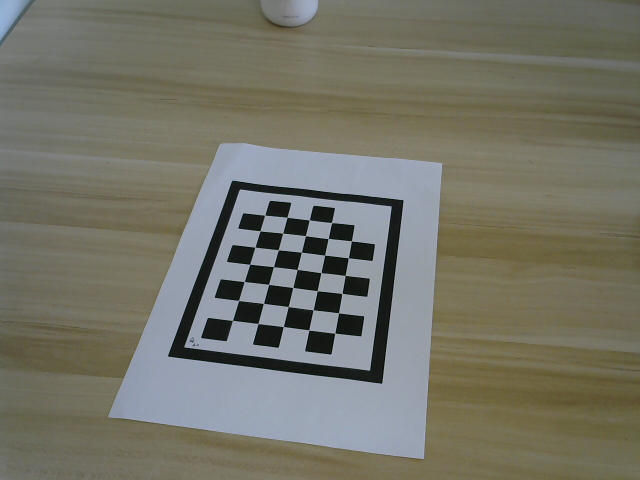
#> input picture calibration/images/01.jpg, 1280 x 960 px (shown at 1/2 size); its folder holds only this picture in this run
$ python CameraCalibrator.py
#> lines starting #> are read from the running program, lines starting #| are printed output that depends on the picture; after the words box and inside, x2 and y2 are one past the last pixel; in counts of white or black regions, pixels touching at a corner belong together
### lib/utils.py
from dataclasses import dataclass
from typing import Optional

import cv2
import numpy as np
import open3d as o3d

@dataclass(frozen=True)
class Plane:
    origin: np.ndarray
    normal: np.ndarray
    R: Optional[np.ndarray] = None


@dataclass(frozen=True)
class Point:
    x: int
    y: int


@dataclass(frozen=True)
class Rectangle:
    top_left: Point
    bottom_right: Point


@dataclass(frozen=True)
class ExtremePoints:
    wall: Rectangle
    desk: Rectangle


# [57 lines left out: functions draw_circles, fit_plane, not called in this run]


def to_binary_image(img):
    """
    Given an image, return it as a B/W thresholded image.
    """
    img_gray = cv2.cvtColor(img, cv2.COLOR_BGR2GRAY)
    img_thresholded = cv2.threshold(
        img_gray, 100, 255, cv2.THRESH_BINARY + cv2.THRESH_OTSU
    )[1]
    return img_thresholded


# [45 lines left out: functions line_plane_intersection, load_intrinsics, show_image, show_pointcloud, not called in this run]

### lib/CameraCalibrator.py
import click
import cv2
import numpy as np
import math
from utils import draw_circles, show_image, to_binary_image
import glob

IMAGE_WIDTH = 1280
IMAGE_HEIGHT = 960


class ChessboardDetector:
    def __init__(self,base_folder,n_images, debug):
        self.base_folder=base_folder
        self.n_images = n_images
        self.destination=np.array([[[0, 900]], [[0, 0]], [[700, 0]], [[700, 900]]])
        self.debug = debug
        self.width=700
        self.height=900

    # [12 lines left out: function generate_chessboard_corners, not called in this run]

    def get_chessboard_mask(self, thresh):
        """
        Given a B/W thresholded image `thresh`,
        return a mask which contains the chessboard and removes basic noise (such as X-Y symbols).
        The "internal" rectangle containing the chessboard is always the third one (after having
        sorted by area in descending order).
        """
        contours, _ = cv2.findContours(thresh, cv2.RETR_TREE, cv2.CHAIN_APPROX_SIMPLE)
        mask = np.zeros(thresh.shape, np.uint8)
        areas = sorted(
            [i for i in range(len(contours))],
            key=lambda i: cv2.contourArea(contours[i]),
            reverse=True,
        )
        chessboard = contours[areas[2]]
        cv2.drawContours(mask, [chessboard], 0, 255, -1)
        location_xy = None
        for cnt in contours:
            if (
                5 < cv2.contourArea(cnt) < 1000
                and cv2.pointPolygonTest(chessboard, tuple(cnt[0][0]), True) > 1
            ):
                location_xy = cnt[0].astype(np.float32)
                return mask, chessboard, location_xy

    def find_closest_point(self, points, target):
        """
        Given `n` points and a target point,
        return the point which is closest to the target
        """
        index = 0
        minimum = points[0]
        min_dist = cv2.norm(target, points[0])
        for i, point in enumerate(points[1:]):
            new_dist = cv2.norm(target, point)
            if new_dist < min_dist:
                min_dist = new_dist
                minimum = point
                index = i + 1
        return minimum, index

    def load_and_threshold_image(self, filename: str):
        """
        Given a path to an image, load it, threshold it and return the two results.
        """
        img = cv2.imread(filename)
        img_thresholded = to_binary_image(img)
        return img, img_thresholded

    def find_four_corners(self, mask: np.ndarray) -> np.ndarray:
        """
        Given a mask quite similar to a rectangle, return the four corners.
        """
        chessboard_corners = cv2.goodFeaturesToTrack(
            mask,
            maxCorners=4,
            qualityLevel=0.05,
            minDistance=100,
            mask=None,
            blockSize=5,
            gradientSize=3,
        )
        criteria = (cv2.TERM_CRITERIA_EPS + cv2.TermCriteria_COUNT, 20, 0.001)
        chessboard_corners = cv2.cornerSubPix(
            mask,
            chessboard_corners,
            winSize=(3, 3),
            zeroZone=(-1, -1),
            criteria=criteria,
        )
        return chessboard_corners

    def get_sorted_corners(self, chessboard_corners, location_xy):
        """
        Given four corners and the location of the "XY" sign, sort the corners in clockwise order,
        with the first corner being the one closer to the XY sign.
        """
        corner_0_0, index_0_0 = self.find_closest_point(chessboard_corners, location_xy)
        center = np.sum(chessboard_corners, axis=0) / 4
        sorted_corners = sorted(
            chessboard_corners,
            key=lambda p: math.atan2(p[0][0] - center[0][0], p[0][1] - center[0][1]),
            reverse=True,
        )
        while any(sorted_corners[0].ravel() != corner_0_0.ravel()):
            sorted_corners = np.roll(sorted_corners, 1)
        return sorted_corners

    def create_inner_mask(self, shape):
        """
        Given the shape of the straightened chessboard, create the mask.
        This removes 30px per border, as the actual squares of the chessboard start ~50 pixels
        from the border by construction.
        """
        mask = np.full(shape, 255, np.uint8)
        s1 = shape[1]
        s0 = shape[0]
        cv2.rectangle(mask, (0, 0), (s1, 30), 0, -1)
        cv2.rectangle(mask, (0, 0), (30, s0), 0, -1)
        cv2.rectangle(
            mask, (0, s0 - 30), (s1, s0), 0, -1,
        )
        cv2.rectangle(
            mask, (s1 - 30, 0), (s1, s0), 0, -1,
        )
        return mask

    def sort_inner_corners(self, inner_corners):
        """
        Given a `warped` rectified image of the chessboard's inner corners,
        sort the corners starting from the XY symbol on the bottom left of the chessboard.
        """
        sorted_corners = []
        for i in np.arange(start=self.height, stop=0, step=-100):
            sorted_corners += sorted(
                inner_corners[
                    np.logical_and(
                        inner_corners[:, :, 1] < i, inner_corners[:, :, 1] > i - 100
                    )
                ],
                key=lambda p: p[0],
                reverse=False,
            )
        return np.array(sorted_corners)

    def find_inner_corners_warped(self, warped_thresholded: np.ndarray):
        """
        Given a thresholded `warped` image obtained via homography, get the inner corners of the chessboard.
        """
        contours = cv2.findContours(
            warped_thresholded, cv2.RETR_TREE, cv2.CHAIN_APPROX_SIMPLE
        )[0]
        mask = self.create_inner_mask(warped_thresholded.shape)

        for cnt in contours:
            if cv2.contourArea(cnt) < 1000:
                x, y, w, h = cv2.boundingRect(cnt)
                cv2.rectangle(mask, (x, y), (x + w, y + h), 0, -1)

        # smooth the edges a tad
        kernel = np.ones((5, 5), np.uint8)
        opening = cv2.morphologyEx(warped_thresholded, cv2.MORPH_OPEN, kernel)

        inner_corners = cv2.goodFeaturesToTrack(
            opening,
            maxCorners=60,
            qualityLevel=0.01,
            minDistance=85,
            mask=mask,
            blockSize=3,
            gradientSize=9,
        )
        criteria = (cv2.TERM_CRITERIA_EPS + cv2.TermCriteria_COUNT, 20, 0.001)
        inner_corners = cv2.cornerSubPix( #亚像素角点检测
            opening, inner_corners, winSize=(3, 3), zeroZone=(-1, -1), criteria=criteria
        )

        if self.debug and self.img_index % 5 == 0:
            opening_copy = opening.copy()
            for corner in inner_corners:
                cv2.circle(
                    img=opening_copy,
                    center=tuple(corner[0]),
                    radius=8,
                    color=(130, 255, 155),
                    thickness=-1,
                )
            show_image(opening_copy)

        sorted_corners = self.sort_inner_corners(inner_corners)
        return np.expand_dims(sorted_corners, axis=1).astype(np.float32)

    def run(self):
        result = []
        img_list = sorted(glob.glob(self.base_folder+"/*.jpg"))
        setattr(self, "img_index", 0) #增加新属性
        for self.img_index in range(self.n_images):
            print(img_list[self.img_index])
            img, img_thresholded = self.load_and_threshold_image(img_list[self.img_index])
            mask, chessboard, location_xy = self.get_chessboard_mask(img_thresholded)

            if self.debug and self.img_index % 1 == 0:
                img_copy = img.copy()
                cv2.drawContours(img_copy, [chessboard], -1, (236, 255, 122), 5)

            chessboard_corners = self.find_four_corners(mask)
            sorted_corners = self.get_sorted_corners(chessboard_corners, location_xy)

            if self.debug and self.img_index % 1 == 0:
                draw_circles(img_copy, sorted_corners)
                show_image(img_copy)

            H = cv2.findHomography(np.array(sorted_corners), self.destination)[0] #计算多个二维点对之间的最优单映射变换矩阵 H
            H_inv = np.linalg.inv(H) #矩阵求逆
            warped = cv2.warpPerspective(img, H, (self.width, self.height))#透视变换
            warped_thresh = to_binary_image(warped)  #灰度图
            inner_corners = self.find_inner_corners_warped(warped_thresh)#求角点
            inner_corners_in_original_image = []
            for i, corner in enumerate(inner_corners):
                corner_inv = H_inv @ np.vstack([corner[0][0], corner[0][1], [1]]) #叉乘 按垂直方向（行顺序）堆叠数组构成一个新的数组
                corner_inv = corner_inv[:2] / corner_inv[2]
                inner_corners_in_original_image.append([corner_inv])

            if self.debug and self.img_index % 1== 0:
                draw_circles(img_copy, inner_corners_in_original_image, text=True)
                show_image(img_copy)
            print(np.array(result).shape)
            print(np.array([inner_corners_in_original_image]).shape)
            result = result + [inner_corners_in_original_image]
        return np.array(result).astype(np.float32)

class CameraCalibrator:
    def __init__(self,debug):
        self.debug = debug
        self.base_folder="calibration/images/"
        self.n_images=81

    # [5 lines left out: function show_undistorted_images, not called in this run]
        # [6 lines of commented-out code are left out]

    def compute_intrinsics(self):
        """
        Compute the matrix of intrinsic parameters `K` and the 5 distortion parameters `dist`.
        """
        c = ChessboardDetector(
            base_folder=self.base_folder, n_images=self.n_images, debug=self.debug
        )

        image_points = c.run()
        image_points = np.reshape(
            image_points, (image_points.shape[0], image_points.shape[1], 1, 2)
        )
        object_points = np.array(
            [c.generate_chessboard_corners() for _ in range(image_points.shape[0])]
        )

        print("Calibrating camera...")

        ret, K, dist, rvecs, tvecs = cv2.calibrateCamera(
            object_points, image_points, (IMAGE_WIDTH, IMAGE_HEIGHT), None, None
        )
        print(f"\n\nRMS: {ret}")
        print(f"\n\nK: {K}")
        print(f"Distortion parameters:\n{dist}")
        print(f"Images used for calibration: {image_points.shape[0]} out of 50")

        Kfile = cv2.FileStorage("calibration/intrinsics.xml", cv2.FILE_STORAGE_WRITE)
        Kfile.write("RMS", ret)
        Kfile.write("K", K)
        Kfile.write("dist", dist)

        if self.debug:
            self.show_undistorted_images(K, dist)


@click.command()
@click.option(
    "--debug", default=False, is_flag=True, help="Use this flag to show debug images"
)
def cli(debug):
    cc = CameraCalibrator(debug=debug)
    cc.compute_intrinsics()
#> in load_and_threshold_image, img is the input picture: shape (960, 1280, 3); mean B, G, R 103.2, 115.4, 115.8
#> in to_binary_image, `img_gray = cv2.cvtColor(img, cv2.COLOR_BGR2GRAY)`:
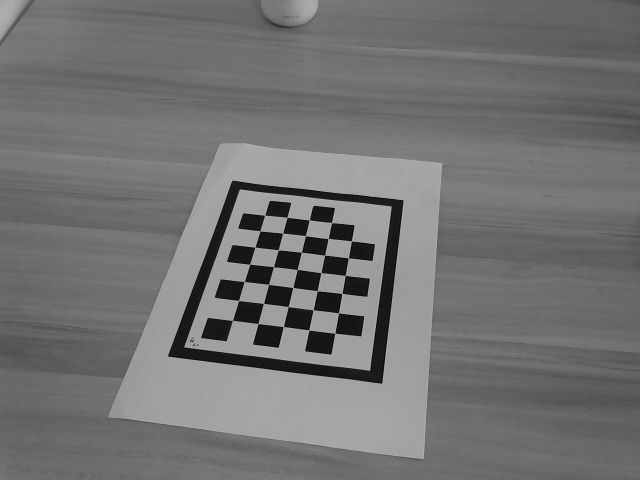
#> img_gray: shape (960, 1280) (shown at 1/2 size); min 1, max 192, mean 114.1
#> in to_binary_image, `img_thresholded = cv2.threshold( img_gray, 100, 255, cv2.THRESH_BINARY..`:
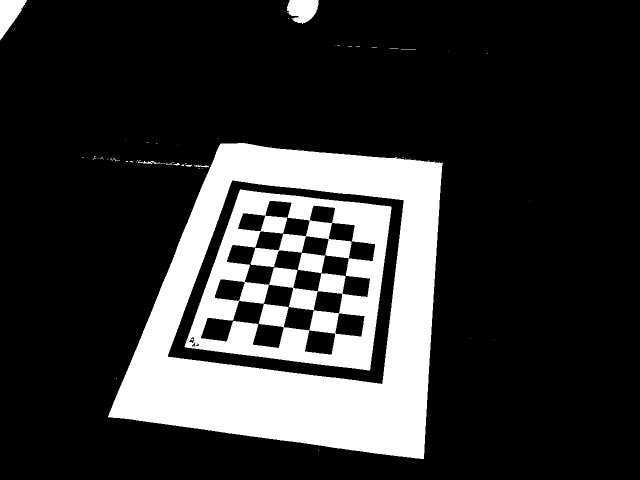
#> img_thresholded: shape (960, 1280) (shown at 1/2 size); 20.2% white; 69 white regions (58 under 20 px)
#> in get_chessboard_mask, `contours, _ = cv2.findContours(thresh, cv2.RETR_TREE, cv2.CHAIN_APPROX..`: contours = 86 contours, 63 with area under 20; largest, box (x1, y1, x2, y2) and area: (216, 286, 885, 918) 313811, (335, 360, 808, 769) 143353, (369, 379, 783, 741) 111088, (453, 435, 741, 595) 15750, (401, 569, 628, 684) 8658
#> in get_chessboard_mask, `areas = sorted( [i for i in range(len(contours))], key=lambda i: cv2.c..`: areas = 86 values, max 85 at index 9, min 0 at index 35, mean 42.5
#> in get_chessboard_mask, `chessboard = contours[areas[2]]`: chessboard = contour of 473 points, box (x1, y1, x2, y2) (369, 379, 783, 741), area 111088
#> in get_chessboard_mask, `cv2.drawContours(mask, [chessboard], 0, 255, -1)`:
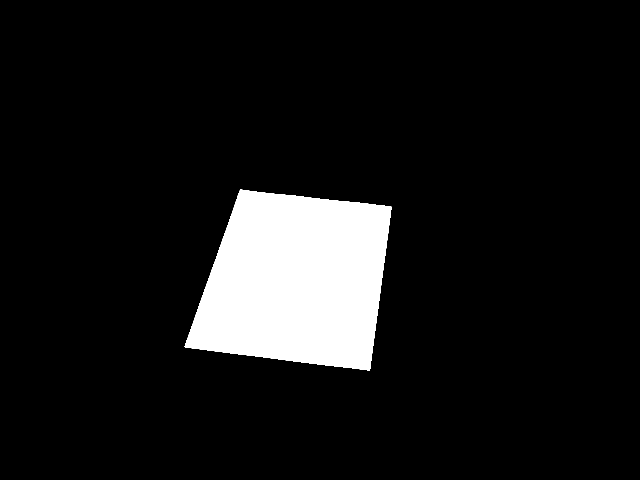
#> mask: shape (960, 1280) (shown at 1/2 size); 9.1% white; 1 white region, box (x1, y1, x2, y2) and area: (369, 379, 783, 741) 111746
#> the loop in get_chessboard_mask, `for cnt in contours:` made 51 passes
#> location_xy on pass 51: [[394, 687]]
#> in run, `mask, chessboard, location_xy = self.get_chessboard_mask(img_threshold..`: location_xy = [[394, 687]]
#> in find_four_corners, `chessboard_corners = cv2.goodFeaturesToTrack( mask, maxCorners=4, qual..`: chessboard_corners = [[370, 693], [781, 414], [738, 739], [481, 380]]
#> in find_four_corners, `chessboard_corners = cv2.cornerSubPix( mask, chessboard_corners, winSi..`: chessboard_corners = [[368.5, 693.5], [782.4, 412.7], [739.1, 740.4], [480.1, 378.5]]
#> in find_closest_point, `minimum = points[0]`: minimum = [[368.5, 693.5]]
#> in find_closest_point, `min_dist = cv2.norm(target, points[0])`: min_dist = 26.36
#> the loop in find_closest_point, `for i, point in enumerate(points[1:]):` made 3 passes
#> (point, new_dist) on passes 1 to 3: ([[782.4, 412.7]], 475.5), ([[739.1, 740.4]], 349.2), ([[480.1, 378.5]], 320.3)
#> after the loop in find_closest_point, `for i, point in enumerate(points[1:]):`: index = 0; min_dist = 26.36
#> in get_sorted_corners, `corner_0_0, index_0_0 = self.find_closest_point(chessboard_corners, lo..`: corner_0_0 = [[368.5, 693.5]]; index_0_0 = 0
#> in get_sorted_corners, `center = np.sum(chessboard_corners, axis=0) / 4`: center = [[592.5, 556.3]]
#> in get_sorted_corners, `sorted_corners = sorted( chessboard_corners, key=lambda p: math.atan2(..`: sorted_corners = [[[782.4, 412.7]], [[739.1, 740.4]], [[368.5, 693.5]], [[480.1, 378.5]]]
#> the loop in get_sorted_corners, `while any(sorted_corners[0].ravel() != corner_0_0.ravel()):` made 4 passes
#> in run, `sorted_corners = self.get_sorted_corners(chessboard_corners, location_..`: sorted_corners = [[368.5, 693.5], [480.1, 378.5], [782.4, 412.7], [739.1, 740.4]]
#> in run, `H = cv2.findHomography(np.array(sorted_corners), self.destination)[0]`: H = [[3, 1.06, -1844.3], [-0.509, 4.5, -1457.3], [-5.34e-05, 0.000946, 1]]
#> in run, `H_inv = np.linalg.inv(H)`: H_inv = [[0.314, -0.15, 360.3], [0.0313, 0.155, 284.1], [-1.29e-05, -0.000155, 0.75]]
#> in run, `warped = cv2.warpPerspective(img, H, (self.width, self.height))#透视变换`:
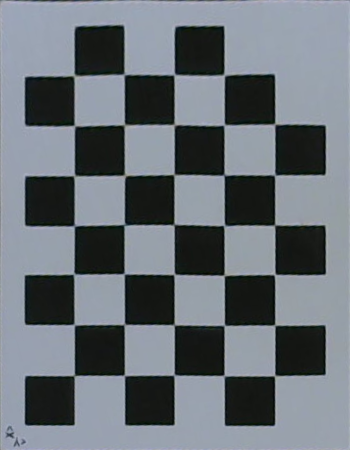
#> warped: shape (900, 700, 3) (shown at 1/2 size); mean B, G, R 118.4, 111.9, 105.1
#> in to_binary_image (call 2), `img_thresholded = cv2.threshold( img_gray, 100, 255, cv2.THRESH_BINARY..`:
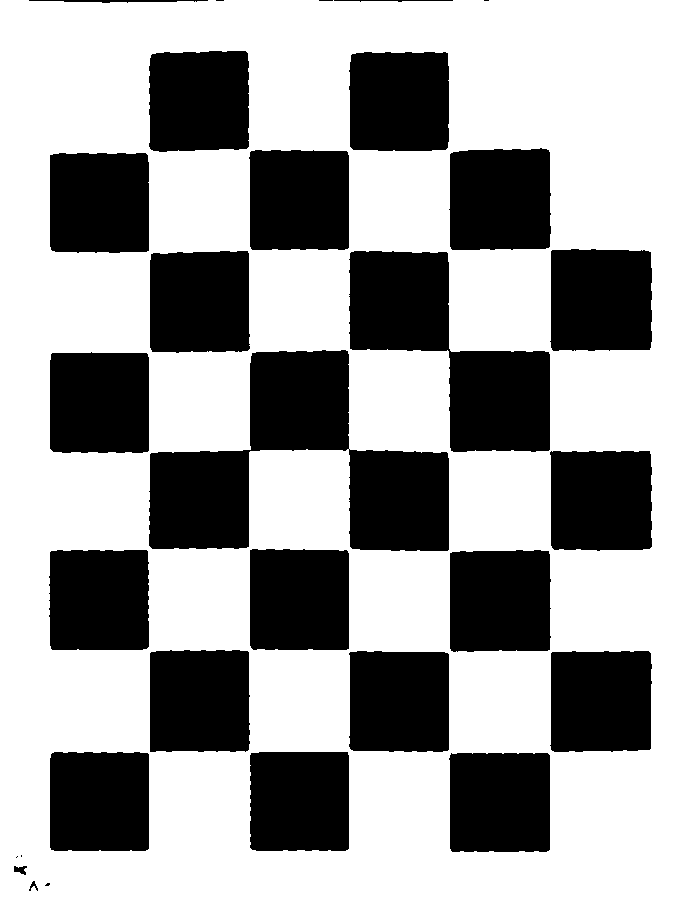
#> img_thresholded: shape (900, 700); 64% white; 30 black regions (6 under 20 px)
#> in find_inner_corners_warped, `contours = cv2.findContours( warped_thresholded, cv2.RETR_TREE, cv2.CH..`: contours = 28 contours, 4 with area under 20; largest, box (x1, y1, x2, y2) and area: (0, 0, 700, 900) 627947, (348, 250, 551, 453) 20136, (148, 349, 350, 550) 19752, (549, 248, 653, 352) 10248, (449, 549, 552, 653) 10198
#> in create_inner_mask, `cv2.rectangle( mask, (s1 - 30, 0), (s1, s0), 0, -1, )`:
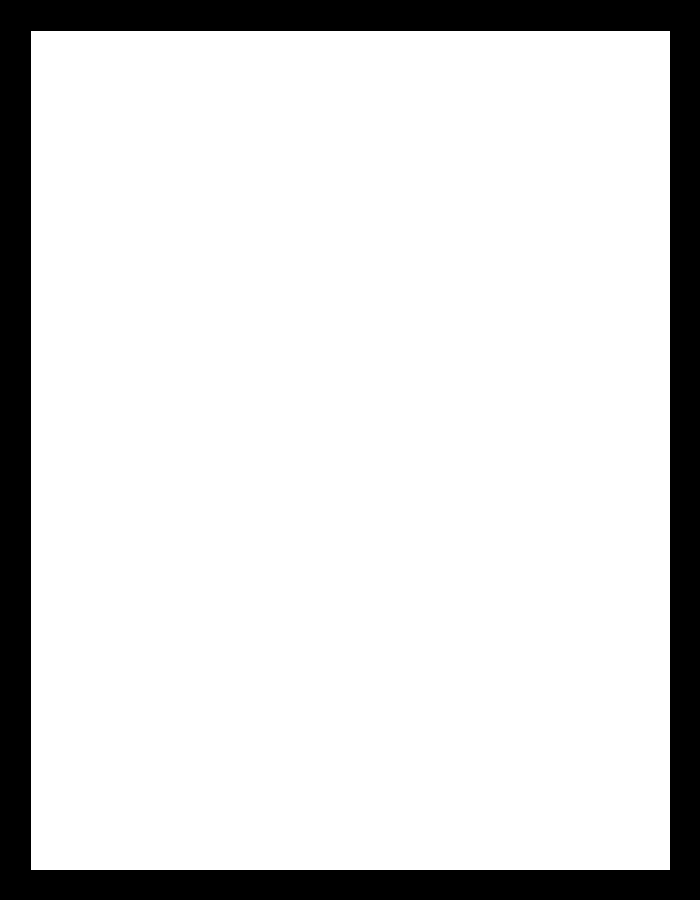
#> mask: shape (900, 700); 85.1% white; 1 black region, box (x1, y1, x2, y2) and area: (0, 0, 700, 900) 93879
#> the loop in find_inner_corners_warped, `for cnt in contours:` made 28 passes
#> (cnt, x, y, w, h) on passes 5 to 6: ([[15, 857], [16, 856], [17, 857], [16, 858]], 15, 856, 3, 3), ([[16, 856], [17, 855], [18, 856], [17, 857]], 16, 855, 3, 3)
#> in find_inner_corners_warped, `opening = cv2.morphologyEx(warped_thresholded, cv2.MORPH_OPEN, kernel)`:
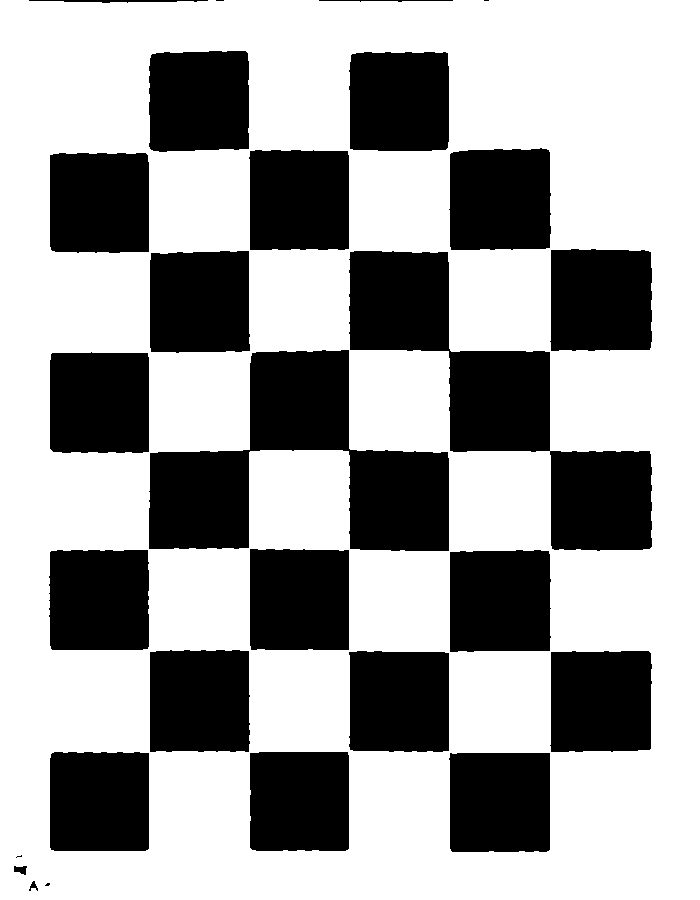
#> opening: shape (900, 700); 64% white; 27 black regions (4 under 20 px), largest, box (x1, y1, x2, y2) and area: (349, 251, 652, 551) 29656, (149, 350, 449, 551) 29240, (550, 249, 652, 351) 10059
#> in find_inner_corners_warped, `inner_corners = cv2.goodFeaturesToTrack( opening, maxCorners=60, quali..`: inner_corners = 58 rows, first 8: [350, 653], [551, 452], [450, 352], [248, 451], [247, 750], [451, 754], [350, 351], [347, 551]
#> in find_inner_corners_warped, `criteria = (cv2.TERM_CRITERIA_EPS + cv2.TermCriteria_COUNT, 20, 0.001)`: criteria = (3, 20, 0.001)
#> in find_inner_corners_warped, `inner_corners = cv2.cornerSubPix(`: inner_corners = 58 rows, first 8: [348.4, 650.5], [549.4, 450.5], [449.3, 350.4], [249.5, 450.2], [249, 752], [448.8, 751.1], [349, 349.5], [349, 549]
#> after the loop in sort_inner_corners, `for i in np.arange(start=self.height, stop=0, step=-100):`: sorted_corners = 58 pairs, first value 49.64 to 650.4, second value 52.42 to 851.4
#> in run, `inner_corners = self.find_inner_corners_warped(warped_thresh)#求角点`: inner_corners = 58 rows, first 8: [50.76, 849], [148.4, 848.3], [249.7, 847.6], [348.4, 848.3], [451.7, 851.4], [549.4, 849.3], [50.7, 753.6], [149, 752]
#> the loop in run, `for i, corner in enumerate(inner_corners):` made 58 passes
#> (corner, corner_inv) on passes 1 to 8: ([[50.76, 849]], [402.3, 675.2]), ([[148.4, 848.3]], [452.9, 681.2]), ([[249.7, 847.6]], [505.6, 687.5]), ([[348.4, 848.3]], [557, 694.3]), ([[451.7, 851.4]], [610.8, 702.4]), ([[549.4, 849.3]], [662.4, 707.9]), ([[50.7, 753.6]], [415.5, 636]), ([[149, 752]], [465.4, 641.5])
#> after the loop in run, `for i, corner in enumerate(inner_corners):`: inner_corners_in_original_image = 58 items, first 6: [[402.3, 675.2]], [[452.9, 681.2]], [[505.6, 687.5]], [[557, 694.3]], [[610.8, 702.4]], [[662.4, 707.9]]
#| (1, 58, 1, 2, 1)
#> in run, `result = result + [inner_corners_in_original_image]`: result = 1 item


if __name__ == "__main__":
#> (the run stopped early here; a loop or call above may not have finished)
